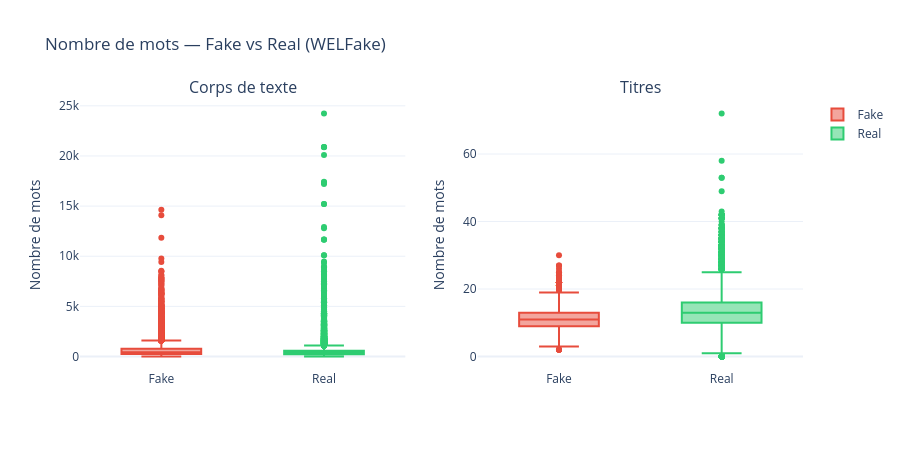

Here is the notebook cell this chart was saved with:
### Code cell
# Box plot comparatif : corps et titres
fig = make_subplots(rows=1, cols=2, subplot_titles=("Corps de texte", "Titres"))

for label, color in COLORS_BIN_MAP.items():
    sub = df[df["label_name"] == label]
    fig.add_trace(
        go.Box(y=sub["n_words_text"], name=label, marker_color=color, showlegend=True),
        row=1, col=1
    )
    fig.add_trace(
        go.Box(y=sub["n_words_title"], name=label, marker_color=color, showlegend=False),
        row=1, col=2
    )

fig.update_layout(
    title="Nombre de mots — Fake vs Real (WELFake)",
    height=450, template="plotly_white", font=dict(size=12)
)
fig.update_yaxes(title_text="Nombre de mots", row=1, col=1)
fig.update_yaxes(title_text="Nombre de mots", row=1, col=2)
fig.show()

### Figure 1 — Plotly figure (JSON) as saved in the notebook; plotly's stock layout.template omitted (floating-point values rounded to 4 significant figures; data arrays with more than 128 entries replaced by an {"elided": "..."} marker saying what was removed)
{"data": [{"marker": {"color": "#e74c3c"}, "name": "Fake", "showlegend": true, "type": "box", "xaxis": "x", "y": {"elided": "35028 int values"}, "yaxis": "y"}, {"marker": {"color": "#e74c3c"}, "name": "Fake", "showlegend": false, "type": "box", "xaxis": "x2", "y": {"elided": "35028 int values"}, "yaxis": "y2"}, {"marker": {"color": "#2ecc71"}, "name": "Real", "showlegend": true, "type": "box", "xaxis": "x", "y": {"elided": "37106 int values"}, "yaxis": "y"}, {"marker": {"color": "#2ecc71"}, "name": "Real", "showlegend": false, "type": "box", "xaxis": "x2", "y": {"elided": "37106 int values"}, "yaxis": "y2"}], "layout": {"annotations": [{"font": {"size": 16}, "showarrow": false, "text": "Corps de texte", "x": 0.225, "xanchor": "center", "xref": "paper", "y": 1, "yanchor": "bottom", "yref": "paper"}, {"font": {"size": 16}, "showarrow": false, "text": "Titres", "x": 0.775, "xanchor": "center", "xref": "paper", "y": 1, "yanchor": "bottom", "yref": "paper"}], "font": {"size": 12}, "height": 450, "title": {"text": "Nombre de mots — Fake vs Real (WELFake)"}, "xaxis": {"anchor": "y", "domain": [0, 0.45]}, "xaxis2": {"anchor": "y2", "domain": [0.55, 1]}, "yaxis": {"anchor": "x", "domain": [0, 1], "title": {"text": "Nombre de mots"}}, "yaxis2": {"anchor": "x2", "domain": [0, 1], "title": {"text": "Nombre de mots"}}}}
